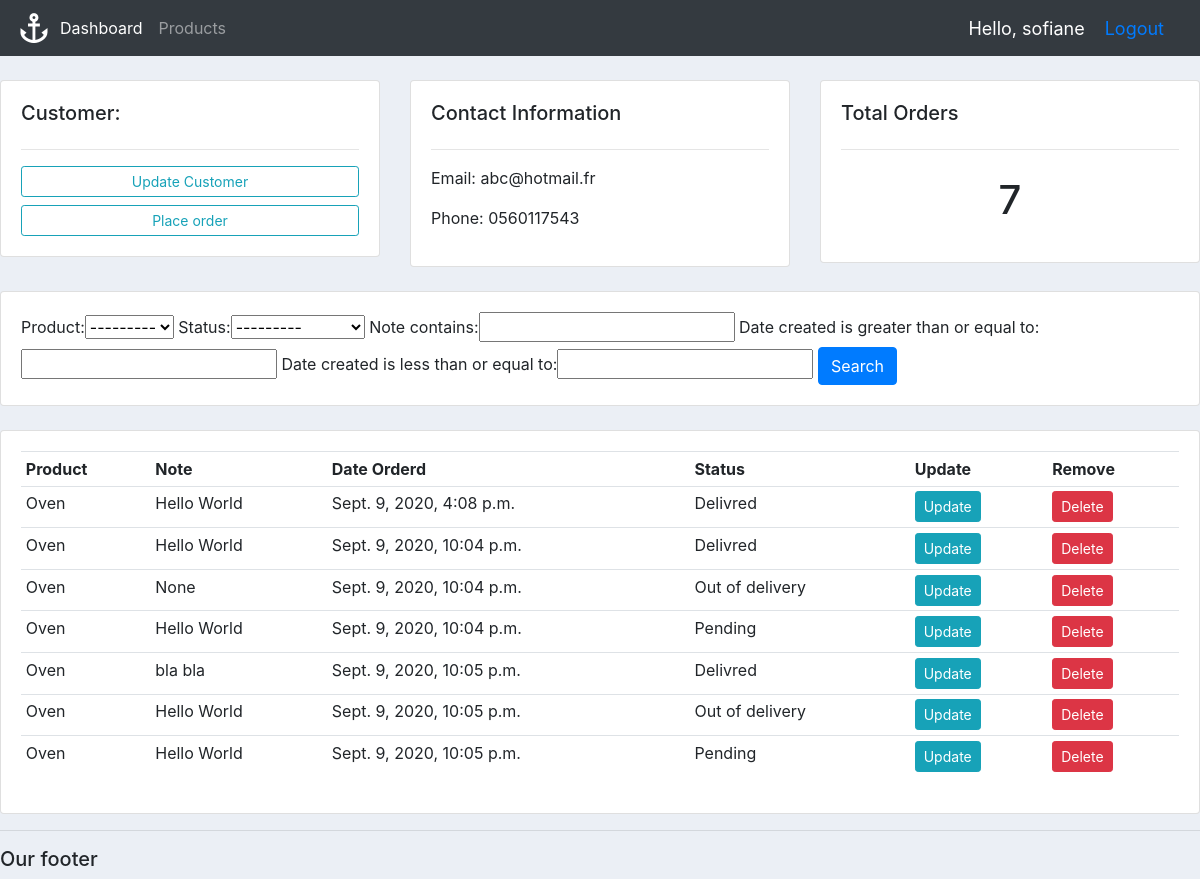
The app's page /customer/1/ (signed in) with its own data.
### accounts/models.py (models this page shows, shortened)
class Customer(models.Model):
    user = models.OneToOneField(User,blank=True,  null=True, on_delete=models.CASCADE)
    name = models.CharField(max_length=200, null=True)
    phone = models.CharField(max_length=200, null=True)
    email = models.CharField(max_length=200, null=True)
    date_created = models.DateTimeField(auto_now_add=True, null=True)
    profile_pic = models.ImageField(default= "profile1.png", null=True, blank=True)

class Order(models.Model):
    STATUS = (
        ('Pending', 'Pending'),
        ('Out of delivery', 'Out of delivery'),
        ('Delivred', 'Delivred'),
    )
    customer = models.ForeignKey(
        Customer, null=True, on_delete=models.SET_NULL)
    product = models.ForeignKey(Product, null=True, on_delete=models.SET_NULL)
    date_created = models.DateTimeField(auto_now_add=True, null=True)
    status = models.CharField(max_length=200, null=True, choices=STATUS)
    note = models.CharField(max_length=1000, null=True)

class Product(models.Model):
    CATEGORY = (
        ('Indoor', 'Indoor'),
        ('Out door', 'Out door'),
    )
    name = models.CharField(max_length=200, null=True)
    price = models.FloatField(null=True)
    category = models.CharField(max_length=200, null=True, choices=CATEGORY)
    description = models.CharField(max_length=200, null=True, blank=True)
    date_created = models.DateTimeField(auto_now_add=True, null=True)
    tags = models.ManyToManyField(Tag)
    def __str__(self):
        return self.name

### accounts/decorators.py (the view)
        def wrapper_func(request, *args, **kwargs):
            group = None
            if request.user.groups.exists():
                group = request.user.groups.all()[0].name
            if group in allowed_roles:
                return view_func(request, *args, **kwargs)
            return HttpResponse('You are not authorized to view this page')

### accounts/views.py (called while the page is built)
@login_required(login_url='login')
@allowed_users(allowed_roles=['admin'])
def customer(request, pk):
    customer = Customer.objects.get(id=pk)
    orders = customer.order_set.all()
    order_count = orders.count()
    myFilter = OrderFilter(request.GET, queryset=orders)
    orders = myFilter.qs
    context = {'customer': customer, 'orders': orders,
               'order_count': order_count, 'myFilter': myFilter}
    return render(request, 'accounts/customer.html', context)

### accounts/templates/accounts/customer.html
{% extends 'accounts/main.html' %}
{% block content %}
<br>
<div class="row">
    <div class="col-md">
        <div class="card card-body">
            <h5>Customer:</h5>
            <hr>
            <a class="btn btn-outline-info  btn-sm btn-block" href="">Update Customer</a>
            <a class="btn btn-outline-info  btn-sm btn-block" href="{% url 'create_order' customer.id %}">Place order</a>
        </div>
    </div>
    <div class="col-md">
        <div class="card card-body">
            <h5>Contact Information</h5>
            <hr>
            <p>Email: {{customer.email}}</p>
            <p>Phone: {{customer.phone}}</p>
        </div>
    </div>
    <div class="col-md">
        <div class="card card-body">
            <h5>Total Orders</h5>
            <hr>
            <h1 style="text-align: center;padding: 10px">{{order_count}}</h1>
        </div>
    </div>
</div>
<br>
<div class="row">
    <div class="col">
        <div class="card card-body">
            <form method="get">
                {{myFilter.form}}
                <button class="btn btn-primary" type="submit">Search</button>
            </form>
        </div>
    </div>
</div>
<br>
<div class="row">
    <div class="col-md">
        <div class="card card-body">
            <table class="table table-sm">
                <tr>
                    <th>Product</th>
                    <th>Note</th>
                    <th>Date Orderd</th>
                    <th>Status</th>
                    <th>Update</th>
                    <th>Remove</th>
                </tr>
                {% for order in orders %}
                <tr>
                    <td>{{order.product}}</td>
                    <td>{{order.note}}</td>
                    <td>{{order.date_created}}</td>
                    <td>{{order.status}}</td>
                    <td><a class="btn btn-sm btn-info" href="{% url 'update_order' order.id %}">Update</a></td>
                        <td><a class="btn btn-sm btn-danger" href="{% url 'delete_order' order.id %}">Delete</a></td>
                </tr>
                {% endfor %}
            </table>
        </div>
    </div>
</div>
{% endblock%}

### accounts/templates/accounts/navbar.html (shortened to what this page needs)
{% load static%}
<nav class="navbar navbar-expand-lg navbar-dark bg-dark">
    <img src="{% static 'images/logo.png' %}" alt="">
    <div class="collapse navbar-collapse" id="navbarNav">
        <ul class="navbar-nav">
            {% if request.user.is_staff %}
                <li class="nav-item active">
                    <a class="nav-link" href="{% url 'home' %}">Dashboard</a>
                </li>
                <li class="nav-item">
                    <a class="nav-link" href="{% url 'products' %}">Products</a>
                </li>
            {% else %}
            <li class="nav-item">
                <a class="nav-link" href="{% url 'account' %}">Settings</a>
            </li>
            {% endif %}
        </ul>
    </div>
    <span class="hello-msg">
        Hello, {{request.user}}
    </span>
    <span class="hello-msg">
        <a href="{% url 'logout' %}">Logout</a>
    </span>
</nav>

### static/css/main.css (style rules this page uses)
body { background-color: #ebeff5; }

### accounts/templates/accounts/navbar.html (style rules this page uses)
.hello-msg { font-size: 18px; color: #ffff; margin-right: 20px; }

### records on screen
Customer: email "abc@hotmail.fr", phone "0560117543"
Order: product "Oven", note "Hello World", date_created "Sept. 9, 2020, 4:08 p.m.", status "Delivred"
Order: product "Oven", note "Hello World", date_created "Sept. 9, 2020, 10:04 p.m.", status "Delivred"
Order: product "Oven", note "None", date_created "Sept. 9, 2020, 10:04 p.m.", status "Out of delivery"
Order: product "Oven", note "Hello World", date_created "Sept. 9, 2020, 10:04 p.m.", status "Pending"
Order: product "Oven", note "bla bla", date_created "Sept. 9, 2020, 10:05 p.m.", status "Delivred"
Order: product "Oven", note "Hello World", date_created "Sept. 9, 2020, 10:05 p.m.", status "Out of delivery"
Order: product "Oven", note "Hello World", date_created "Sept. 9, 2020, 10:05 p.m.", status "Pending"

### other values on screen
{{ request.user }} "sofiane"
{{ order_count }} "7"
